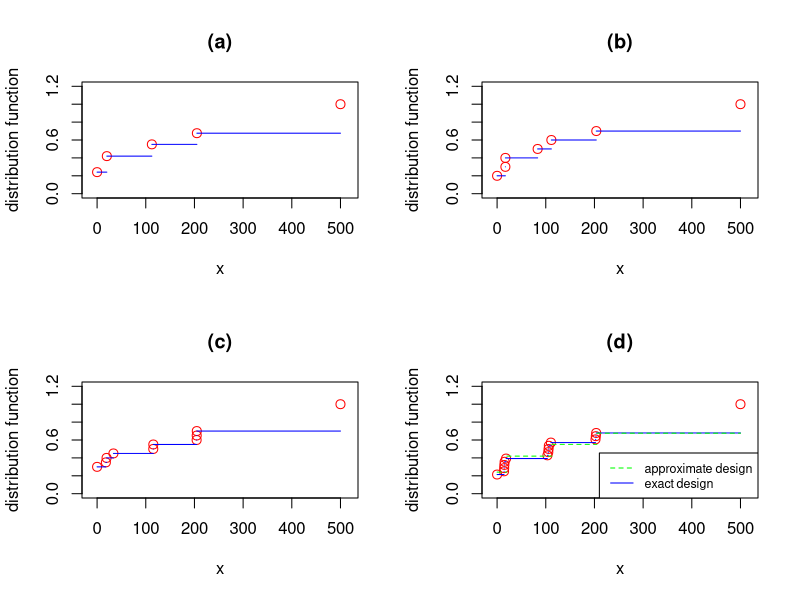

This chart was generated by the following R code:
#Approximate and exact maximin D-optimal designs

#%Compute maximin D-optimal design in Application 3
#%%Four dose-response models 
#%JCGS paper (Wong and Zhou)


#Nsim = 20;
#N = 201;         %number of design points   
#n = 10; %[10, 20, 30, 40, 50,60]';
#a = 0;  b = 500; %[a, b] is the design space
#u = linspace(a,b,N); %equally spaced N points in [a,b]
#v0 = 60; v1 = 294; v2=25;   %true parameter values for Emax I model 
#v02 = 60;  v12 = 340; v22 = 107.14; %true parameter values for Emax II model 
#v03 = 49.62; v13 = 290.51; v23 = 150; v33 = 45.51; %parameter values 

par(mfrow = c(2, 2), cex = 1)

#Approximate design

xa <- c(0, 20, 112.5, 205, 500)
wa <- c(0.241, 0.1789, 0.1314, 0.1248, 0.3239)

ya <- cumsum(wa)/sum(wa)

plot(xa, ya, xlab = "x", ylab = "distribution function", ylim = c(0, 1.2),
     xlim = c(-10, 515), col = "red", cex = 1.2, main = "(a)")
ma <- length(xa)


for (i in c(1:(ma - 1))) {
  lines(c(xa[i], xa[i + 1]), c(ya[i], ya[i]), col = "blue")
}

# Exact designs n=10

t1 <- c(0, 2)
t2 <- c(17.049, 1)
t3 <- c(17.062, 1)
t4 <- c(83.291, 1)
t5 <- c(111.48, 1)
t6 <- c(203.79, 1)
t7 <- c(500, 3)
Dn10 <- rbind(t1, t2, t3, t4, t5, t6, t7)
xn10 <- Dn10[, 1]
wn10 <- Dn10[, 2]
yn10 <- cumsum(wn10)/sum(wn10)

plot(xn10, yn10, xlab = "x", ylab = "distribution function", ylim = c(0,
                                                                      1.2), xlim = c(-10, 515), col = "red", cex = 1.2, main = "(b)")
m <- length(xn10)


for (i in c(1:(m - 1))) {
  lines(c(xn10[i], xn10[i + 1]), c(yn10[i], yn10[i]), col = "blue")
}

# n=20

t1 <- c(0, 6)
t2 <- c(18.035, 1)
t3 <- c(19.463, 1)
t4 <- c(33.542, 1)
t5 <- c(115.4, 1)
t6 <- c(115.49, 1)
t7 <- c(204.48, 1)
t8 <- c(204.63, 1)
t9 <- c(204.8, 1)
t10 <- c(500, 6)

Dn20 <- rbind(t1, t2, t3, t4, t5, t6, t7, t8, t9, t10)
xn20 <- Dn20[, 1]
wn20 <- Dn20[, 2]
yn20 <- cumsum(wn20)/sum(wn20)

plot(xn20, yn20, xlab = "x", ylab = "distribution function", 
     ylim = c(0, 1.2), xlim = c(-10, 515), col = "red", cex = 1.2, main = "(c)")
m <- length(xn20)


for (i in c(1:(m - 1))) {
  lines(c(xn20[i], xn20[i + 1]), c(yn20[i], yn20[i]), col = "blue")
}


# n=30
t2 <- c(14.2648,1)
t3 <- c(14.5472,1)
t4 <- c(14.9195,1)
t5 <- c(15.5030,1)
t6 <- c(18.4480,1)
t7 <- c(103.3939,1)
t8 <- c(105.1997,1)
t9 <- c(105.7545,1)
t10 <- c(106.2890,1)
t11 <- c(110.5053,1)
t12 <- c(202.1536,1)
t13 <- c(202.7992,1)
t14 <- c(203.5588,1)
t15 <- c(500.0000,9)

Dn30 <- rbind(t1, t2, t3, t4, t5, t6, t7, t8, t9, t10, t11, t12, t13, t14,
              t15)
xn30 <- Dn30[, 1]
wn30 <- Dn30[, 2]
yn30 <- cumsum(wn30)/sum(wn30)

plot(xn30, yn30, xlab = "x", ylab = "distribution function", ylim = c(0,
                                                                      1.2), xlim = c(-10, 515), col = "red", cex = 1.2, main = "(d)")
m <- length(xn30)


for (i in c(1:(m - 1))) {
  lines(c(xn30[i], xn30[i + 1]), c(yn30[i], yn30[i]), col = "blue")
}


for (i in c(1:(ma - 1))) {
  lines(c(xa[i], xa[i + 1]), c(ya[i], ya[i]), col = "green", lty = 2)
}

legend("bottomright", legend = c("approximate design", "exact design"),
       lty = c(2, 1), col = c("green", "blue"), cex = 0.75)
